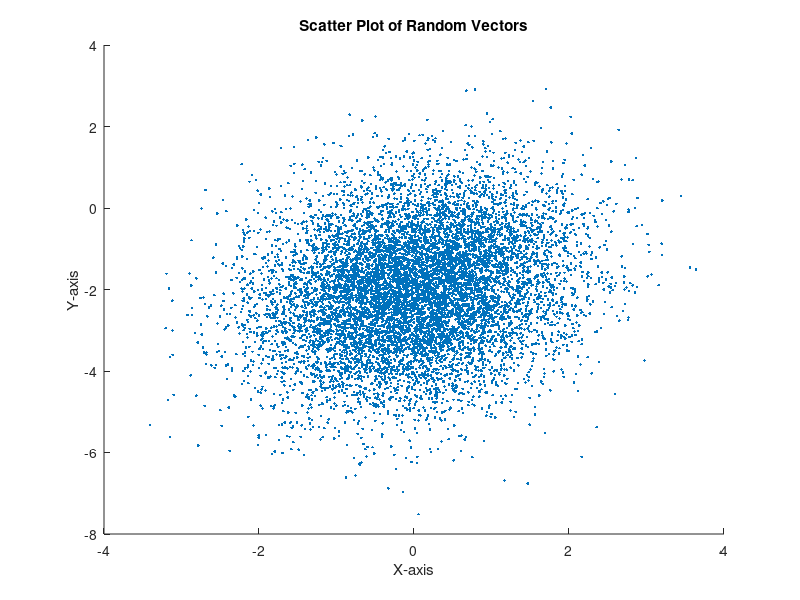
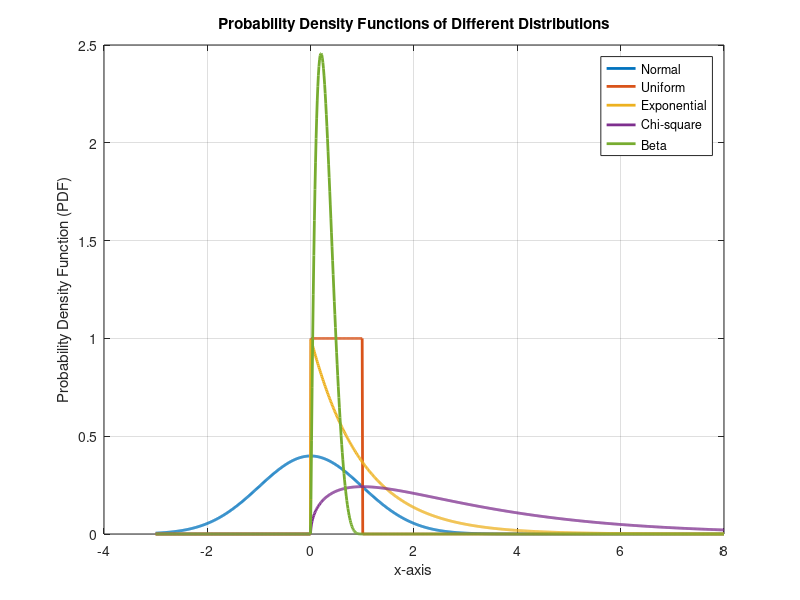

The MATLAB source for these figures, in order:
mu = [0 -2];
Sigma = [1 0.3; 0.3 2];

numSamples = 10000;
randomVectors = mvnrnd(mu, Sigma, numSamples);

% Scatter plot of the random vectors
figure;
scatter(randomVectors(:, 1), randomVectors(:, 2), '.');

% Set axis labels and title
xlabel('X-axis');
ylabel('Y-axis');
title('Scatter Plot of Random Vectors');

% Set the parameters for each distribution
params_normal = {0, 1}; % mean = 0, standard deviation = 1
params_uniform = {0, 1}; % lower bound = 0, upper bound = 1
params_exponential = {1}; % rate parameter = 1
params_chi2 = {3}; % degrees of freedom = 3
params_beta = {2, 5}; % alpha = 2, beta = 5

% Generate data points for x-axis
x = linspace(-3, 8, 1000); % adjust the range based on the distributions

% Evaluate PDF for each distribution
pdf_normal = pdf('Normal', x, params_normal{:});
pdf_uniform = pdf('Uniform', x, params_uniform{:});
pdf_exponential = pdf('Exponential', x, params_exponential{:});
pdf_chi2 = pdf('Chi2', x, params_chi2{:});
pdf_beta = pdf('Beta', x, params_beta{:});

% Plot the PDF curves
figure;
plot(x, pdf_normal, 'LineWidth', 2, 'DisplayName', 'Normal');
hold on;
plot(x, pdf_uniform, 'LineWidth', 2, 'DisplayName', 'Uniform');
plot(x, pdf_exponential, 'LineWidth', 2, 'DisplayName', 'Exponential');
plot(x, pdf_chi2, 'LineWidth', 2, 'DisplayName', 'Chi-square');
plot(x, pdf_beta, 'LineWidth', 2, 'DisplayName', 'Beta');

% Add labels and legend
xlabel('x-axis');
ylabel('Probability Density Function (PDF)');
title('Probability Density Functions of Different Distributions');
legend('Location', 'Best');
grid on;

hold off;